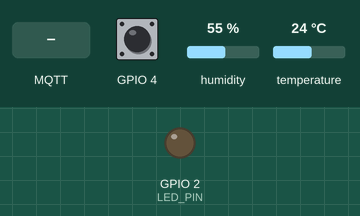
Bench run of a sketch on a simulated ESP32. Parts: output pins drawn as LEDs (lit = HIGH). Inputs (shaded band) come from the test bench; at power-on: GPIO 4 HIGH, humidity 55 %, temperature 24 °C. WiFi joins after 1.5 s; servers stay silent unless stated; no MQTT or app messages arrive unless stated; what the sketch prints to the serial monitor is not drawn.

Above: at 2.7 s.
2.8 s: MQTT message "1" arrives on the first subscribed topic
At 3.2 s:
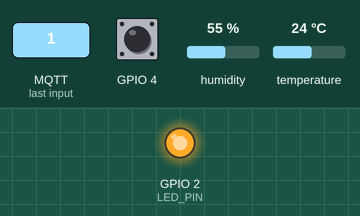
4.3 s: MQTT message "0" arrives on the first subscribed topic
At 5.3 s:
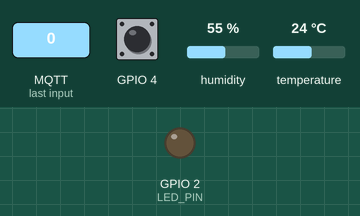
Timing chart, 0 to 7.3 s (numbered marks = the images above; inputs shaded):
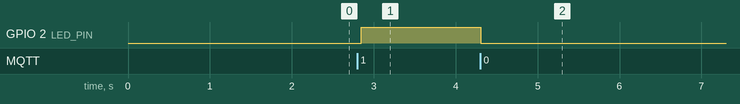

Measured:
- after the input at 2.8 s, GPIO 2 (LED_PIN): LOW → HIGH after 0.05 s
- after the input at 4.3 s, GPIO 2 (LED_PIN): HIGH → LOW at once

The sketch:

aws_en_drukknop_mysql.ino
```cpp
#include "secrets.h"
#include <WiFiClientSecure.h>
#include <MQTTClient.h>
#include <ArduinoJson.h>
#include "WiFi.h"
#include <DHT.h>
#include <TaskScheduler.h>


WiFiClientSecure net = WiFiClientSecure();
MQTTClient client = MQTTClient(256);
int buttonPushCounter = 0;   // counter for the number of button presses
int buttonState = 0;         // current state of the button
int lastButtonState = 0;     // previous state of the button

#define LED_PIN 2
#define DHTPIN 5
#define DHTTYPE DHT11

DHT dht(DHTPIN, DHTTYPE);

void connectAWS()
{
  WiFi.mode(WIFI_STA);
  WiFi.begin(WIFI_SSID, WIFI_PASSWORD);

  Serial.println("Connecting to Wi-Fi");

  while (WiFi.status() != WL_CONNECTED){
    delay(500);
    Serial.print(".");
  }

  // Configure WiFiClientSecure to use the AWS IoT device credentials
  net.setCACert(AWS_CERT_CA);
  net.setCertificate(AWS_CERT_CRT);
  net.setPrivateKey(AWS_CERT_PRIVATE);

  // Connect to the MQTT broker on the AWS endpoint we defined earlier
  client.begin(AWS_IOT_ENDPOINT, 8883, net);

  // Create a message handler
  client.onMessage(messageHandler);

  Serial.print("Connecting to AWS IOT");

  while (!client.connect(THINGNAME)) {
    Serial.print(".");
    delay(100);
  }

  if(!client.connected()){
    Serial.println("AWS IoT Timeout!");
    return;
  }

  // Subscribe to a topic
  client.subscribe(AWS_IOT_SUBSCRIBE_TOPIC);

  Serial.println("AWS IoT Connected!");
}

// We declare the function that we are going to use
void read_dht();

// We create the Scheduler that will be in charge of managing the tasks
Scheduler runner;

// We create the task indicating that it runs every 500 milliseconds, forever, and call the led_blink function
Task readDHT(2000, TASK_FOREVER, &read_dht);

void publishMessage()
{
  StaticJsonDocument<200> doc;
  doc["time"] = millis();
  doc["sensor_a0"] = analogRead(0);
  char jsonBuffer[512];
  serializeJson(doc, jsonBuffer); // print to client

  client.publish(AWS_IOT_PUBLISH_TOPIC, jsonBuffer);
}

void publishMessage2()
{
  StaticJsonDocument<200> doc;
  doc["device_id"] = THINGNAME;
  doc["Action"] = "Pressed";
  char jsonBuffer2[512];
  serializeJson(doc, jsonBuffer2); // print to client
  client.publish(AWS_IOT_PUBLISH_TOPIC2, jsonBuffer2);

  //char payload[512];
  //sprintf(payload,"{\"Action\":\"Pressed\"}");
  //client.publish(AWS_IOT_PUBLISH_TOPIC2, payload);
  //Serial.print("Published Message:");
  //Serial.println(payload);

}

void messageHandler(String &topic, String &payload) {

    Serial.println("-------new message from broker-----");
    Serial.print("channel:");
    Serial.println(topic);
    Serial.print("data:");
    Serial.println(payload);
    Serial.println();


    //contol LED
    if(payload == "1"){
      digitalWrite(LED_PIN,1);
      Serial.print("Turning on LED");
    }
    else if(payload == "0"){
      digitalWrite(LED_PIN,0);
      Serial.print("Turning off LED");
    }

    Serial.println();
}

void setup() {
  Serial.begin(115200);
  connectAWS();

  pinMode (LED_PIN, OUTPUT);

  dht.begin();

  // We add the task to the task scheduler
  runner.addTask(readDHT);

  // We activate the task
  readDHT.enable();
}

void loop() {
  client.loop();
  runner.execute();
  delay(10);
  Serial.println(touchRead(4));
  buttonState = touchRead(4);

  // compare the buttonState to its previous state
  if (buttonState != lastButtonState) {
    // if the state has changed, increment the counter
    if (buttonState == 1) {
      // if the current state is 1 then the button went from off to on:=
      buttonPushCounter++;
      Serial.println("Button Pressed");
      Serial.print("number of button pushes: ");
      Serial.println(buttonPushCounter);
      // Publish Message to AWS IoT
      publishMessage2();
      Serial.println("==================");
    }
    // Delay a little bit to avoid bouncing
    delay(1258);
  }
  // save the current state as the last state, for next time through the loop
  lastButtonState = buttonState;
}

void read_dht(){
  float h = dht.readHumidity();
  float t = dht.readTemperature();

   StaticJsonDocument<200> doc;
   doc["device_id"] = THINGNAME;

  if (isnan(h) || isnan(t)) {
    Serial.println(F("Failed to read from DHT sensor!"));

    doc["temperature"] = "0";
    doc["humidity"] = "0";

  }
  else{

    doc["temperature"] = String(t);
    doc["humidity"] = String(h);

  }
  char jsonBuffer[512];
  serializeJson(doc, jsonBuffer); // print to client

  client.publish(AWS_IOT_PUBLISH_TOPIC, jsonBuffer);

}
```

secrets.h
```cpp
#include <pgmspace.h>

#define SECRET
#define THINGNAME "r0781861-Lander-esp32"

#define AWS_IOT_PUBLISH_TOPIC   "r0781861/measurement"
#define AWS_IOT_PUBLISH_TOPIC2   "r0781861/button"
#define AWS_IOT_SUBSCRIBE_TOPIC "r0781861/led"

const char WIFI_SSID[] = "*******";
const char WIFI_PASSWORD[] = "*******";
const char AWS_IOT_ENDPOINT[] = "a2g39bqtdhth9l-ats.iot.us-west-2.amazonaws.com";

// Amazon Root CA 1
static const char AWS_CERT_CA[] PROGMEM = R"EOF(
-----BEGIN CERTIFICATE-----
MIIDQTCCAimgAwIBAgITBmyfz5m/jAo54vB4ikPmljZbyjANBgkqhkiG9w0BAQsF
ADA5MQswCQYDVQQGEwJVUzEPMA0GA1UEChMGQW1hem9uMRkwFwYDVQQDExBBbWF6
b24gUm9vdCBDQSAxMB4XDTE1MDUyNjAwMDAwMFoXDTM4MDExNzAwMDAwMFowOTEL
MAkGA1UEBhMCVVMxDzANBgNVBAoTBkFtYXpvbjEZMBcGA1UEAxMQQW1hem9uIFJv
b3QgQ0EgMTCCASIwDQYJKoZIhvcNAQEBBQADggEPADCCAQoCggEBALJ4gHHKeNXj
ca9HgFB0fW7Y14h29Jlo91ghYPl0hAEvrAIthtOgQ3pOsqTQNroBvo3bSMgHFzZM
9O6II8c+6zf1tRn4SWiw3te5djgdYZ6k/oI2peVKVuRF4fn9tBb6dNqcmzU5L/qw
IFAGbHrQgLKm+a/sRxmPUDgH3KKHOVj4utWp+UhnMJbulHheb4mjUcAwhmahRWa6
VOujw5H5SNz/0egwLX0tdHA114gk957EWW67c4cX8jJGKLhD+rcdqsq08p8kDi1L
93FcXmn/6pUCyziKrlA4b9v7LWIbxcceVOF34GfID5yHI9Y/QCB/IIDEgEw+OyQm
jgSubJrIqg0CAwEAAaNCMEAwDwYDVR0TAQH/BAUwAwEB/zAOBgNVHQ8BAf8EBAMC
AYYwHQYDVR0OBBYEFIQYzIU07LwMlJQuCFmcx7IQTgoIMA0GCSqGSIb3DQEBCwUA
A4IBAQCY8jdaQZChGsV2USggNiMOruYou6r4lK5IpDB/G/wkjUu0yKGX9rbxenDI
U5PMCCjjmCXPI6T53iHTfIUJrU6adTrCC2qJeHZERxhlbI1Bjjt/msv0tadQ1wUs
N+gDS63pYaACbvXy8MWy7Vu33PqUXHeeE6V/Uq2V8viTO96LXFvKWlJbYK8U90vv
o/ufQJVtMVT8QtPHRh8jrdkPSHCa2XV4cdFyQzR1bldZwgJcJmApzyMZFo6IQ6XU
5MsI+yMRQ+hDKXJioaldXgjUkK642M4UwtBV8ob2xJNDd2ZhwLnoQdeXeGADbkpy
rqXRfboQnoZsG4q5WTP468SQvvG5
-----END CERTIFICATE-----
)EOF";

// Device Certificate
static const char AWS_CERT_CRT[] PROGMEM = R"KEY(
-----BEGIN CERTIFICATE-----
MIIDWTCCAkGgAwIBAgIUCDlVsX9bkqoCxJzbYQzSBlJtTLQwDQYJKoZIhvcNAQEL
BQAwTTFLMEkGA1UECwxCQW1hem9uIFdlYiBTZXJ2aWNlcyBPPUFtYXpvbi5jb20g
SW5jLiBMPVNlYXR0bGUgU1Q9V2FzaGluZ3RvbiBDPVVTMB4XDTIxMDIyMjEwNDc1
MVoXDTQ5MTIzMTIzNTk1OVowHjEcMBoGA1UEAwwTQVdTIElvVCBDZXJ0aWZpY2F0
ZTCCASIwDQYJKoZIhvcNAQEBBQADggEPADCCAQoCggEBAMrRb6tRMDtKBXXuCiCh
/0h3tqXuUvjUzRZFM4Xt/vdcgAyihCrAxlRPhS0LCie/hps1jwCawa8AalhhND0d
bLg5DpkCk0WbA84AMmXPgPA6/PoSRyUZywIz4V/TlMzfaChPIJrYBGdNl/ohyATW
SxKEU58B9KUESA+nnFohxVLOFPULgQNlaiz4Pe2u2qeZlOIkiFOCuz6e95Uackl9
QFRBv+yew4ju9ye3Zpv8Puye9IfNG8F63YmoNT9883TKsXXBGwwc2xRFTRLKfGRR
1Oq2kWRUhO6sx5B/z+oI9JZTwWoSsFQE7wvW82fHdMxNBP1PAvd08BC3gUwhM585
/QMCAwEAAaNgMF4wHwYDVR0jBBgwFoAUnfBrxn84QL1/G6Lh7B9CGJZkEHkwHQYD
VR0OBBYEFLpk204TMHFor9kXtmP1k7pyVsfcMAwGA1UdEwEB/wQCMAAwDgYDVR0P
AQH/BAQDAgeAMA0GCSqGSIb3DQEBCwUAA4IBAQAFH/e7bOmDjcHLBZcwSIefDvj/
gRPDaZTOKW8odOC6mHoYLBkuV+7zNrkfE/ikS1KY0RBuWiQP82XgYP61rv2QLi2i
odrqtiZF8sHJRuUGkYhV/UlhsZ26xZpGcC/+tR/SuMhJwrGuU9VzytmXm3ySEknm
nkrHp9cdYErr5SJ3PZ7ECOAGlELOuSW6hhdUUzhAcvnGb0oSFjwKGpoTjvBHBktH
zZrjMpocVUjui5aXFuDP0YwdN4ERr/2nbwZABznX6cLNXq61wTlWlKE8JbAPpWOs
3N1kho/p0kNnblOpPd+gRFTZgzfNAubcwc4epWsR5NKDPZpF5dk3RMGakhtA
-----END CERTIFICATE-----
)KEY";

// Device Private Key
static const char AWS_CERT_PRIVATE[] PROGMEM = R"KEY(
-----BEGIN RSA PRIVATE KEY-----
MIIEogIBAAKCAQEAytFvq1EwO0oFde4KIKH/SHe2pe5S+NTNFkUzhe3+91yADKKE
KsDGVE+FLQsKJ7+GmzWPAJrBrwBqWGE0PR1suDkOmQKTRZsDzgAyZc+A8Dr8+hJH
JRnLAjPhX9OUzN9oKE8gmtgEZ02X+iHIBNZLEoRTnwH0pQRID6ecWiHFUs4U9QuB
A2VqLPg97a7ap5mU4iSIU4K7Pp73lRpySX1AVEG/7J7DiO73J7dmm/w+7J70h80b
wXrdiag1P3zzdMqxdcEbDBzbFEVNEsp8ZFHU6raRZFSE7qzHkH/P6gj0llPBahKw
VATvC9bzZ8d0zE0E/U8C93TwELeBTCEznzn9AwIDAQABAoIBAGCkQ02ithTKRKfY
8UJzbq0dPg767NZcsAy4lMBwk1lS3kEm/0tP6DEsYwz/gatG++DhOG7VTw0QaZwL
VVT5vGBb77TBIWO9Zaa3OUyB/7J4qSqPow7up2k5R17d9r1Yhs0ORz8BR7fhpVUu
25xScBs2qpHN4MDwtVWgTEQ2a0v0xV2BaIMpWapGeWyq2vh6D6AiiiRzDDICJb1V
tHgftRZ4gtMpl5juD1mkimN95oCBauHVqVIQCl/zq5Xnvse+chmk2EkrL5Lt9iqA
mIp+++//fKOhKoqvoLESRPZJMQgvzpC8bs4TpsbVlluf4PSSEu2TMLM7stUiOlg6
t/LtdiECgYEA7/4PRQ2oE0vTrKY38qVrMu6IjstFl9z7Y/tMfBPL4avcfAAW1V7h
5VlcLGB4BdHBdN2JOQWdJ1qpUt6XXdPSyNgFjICWrW3y9sO8YmSLb6aMqS8xykIC
vRGP8iwKEQ5cPL9IwG40ZIbRpgRjeg6jIQ2BFiwBHsotkgMEaJp62rUCgYEA2Fid
SZipygMUmcdyHyspXWAprdvQRDq6ww3CJGW697Vu7ZZzcjF7JZ1E3RsEpj8qZhgc
YRzqoLSaQJMKNN3Rj44Iy/qf6cmgAp9FsLbiYRPNM5GXev7SJkwFXEdGNwnpO0a3
+KpHVhD4Vw064zF0+Dy/aaSwqSpMB4fmEDG5c9cCgYBrLXb8S8EH/REnRYQu5Rke
wdBSlQ0baSEL4aqiruSaf/oTlqab26femS3E08BGOQrAej9SK+OnM6Hy1F2dFYBJ
GdBAkxy3jya2dWuoNWbgEe03kVAXF6vJbBJxAKHuRA+FQZfn+E+FpX/zOHqEhAzu
Me24TSai7X+0eYx6eqLrEQKBgAbMCe0FAdiZ7izCqmA2T+9iFQ0kSc/K9JEqPn48
P/qGVbzbLDdbPJ466a30qlm6xE8+1K1sZia0ZeA/fmOY0HutH7Og5SNINWG/tUXP
CR+5qonDOjogBWQ0oTp79sXF5vD40NDcMK+QiuzZOo9mv2EJL45XIUG/VXIrH9xE
Y6ozAoGAGcZK+9QLXDuGHMha7vpPmNaYLZQvr+qZ5kdmtAA3EFLoBIBvps3zlGcj
qOAWxZenBfQFBgxdnAc/g+bpYIpIMjox9JRmqzncX9erV1oH5rXXKb1eQHXZM8Rt
fUgDwPuP0alenwVt0MJfpxu2sXZgpxqyWAvvu4eFkgNJQEJOBNA=
-----END RSA PRIVATE KEY-----
)KEY";
```
